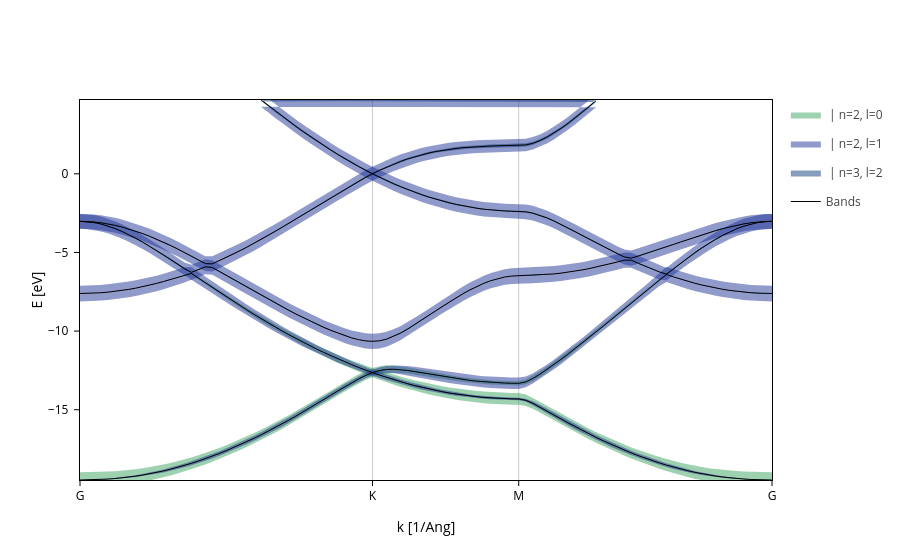

Notebook code cell kept with this figure:
### Markdown cell above
## Fatbands 

In fatbands, the width of each band represents the coefficient of a particular basis orbital for that band at that k-point. Usually, you draw multiple orbitals (or groups of orbitals), each in one colour. The **wider the band is for a given color, the more contribution of the orbital to the state** (bigger coefficient).

**Documentation in sisl**
https://sisl.readthedocs.io/en/v0.14.2/visualization/viz_module/showcase/FatbandsPlot.html

### Code cell
# Get the fatbands plot
fatbands = band_struct.plot.fatbands(Erange=[-20,5])
# Split the contributions by the n and l quantum numbers
fatbands.split_groups(on="n+l")

### Figure 1 — Plotly figure (JSON) as saved in the notebook; plotly's stock layout.template omitted (floating-point values rounded to 4 significant figures; data arrays with more than 128 entries replaced by an {"elided": "..."} marker saying what was removed)
{"data": [{"fill": "toself", "legendgroup": " | n=2, l=0", "line": {"color": "#3ca361", "width": 0}, "meta": {}, "mode": "lines", "name": " | n=2, l=0", "type": "scatter", "x": {"elided": "200 float values"}, "y": {"elided": "200 float values"}}, {"fill": "toself", "legendgroup": " | n=2, l=0", "line": {"color": "#3ca361", "width": 0}, "meta": {}, "mode": "lines", "name": " | n=2, l=0", "showlegend": false, "type": "scatter", "x": {"elided": "200 float values"}, "y": {"elided": "200 float values"}}, {"fill": "toself", "legendgroup": " | n=2, l=0", "line": {"color": "#3ca361", "width": 0}, "meta": {}, "mode": "lines", "name": " | n=2, l=0", "showlegend": false, "type": "scatter", "x": {"elided": "200 float values"}, "y": {"elided": "200 float values"}}, {"fill": "toself", "legendgroup": " | n=2, l=0", "line": {"color": "#3ca361", "width": 0}, "meta": {}, "mode": "lines", "name": " | n=2, l=0", "showlegend": false, "type": "scatter", "x": {"elided": "200 float values"}, "y": {"elided": "200 float values"}}, {"fill": "toself", "legendgroup": " | n=2, l=0", "line": {"color": "#3ca361", "width": 0}, "meta": {}, "mode": "lines", "name": " | n=2, l=0", "showlegend": false, "type": "scatter", "x": {"elided": "200 float values"}, "y": {"elided": "200 float values"}}, {"fill": "toself", "legendgroup": " | n=2, l=1", "line": {"color": "#233698", "width": 0}, "meta": {}, "mode": "lines", "name": " | n=2, l=1", "type": "scatter", "x": {"elided": "200 float values"}, "y": {"elided": "200 float values"}}, {"fill": "toself", "legendgroup": " | n=2, l=1", "line": {"color": "#233698", "width": 0}, "meta": {}, "mode": "lines", "name": " | n=2, l=1", "showlegend": false, "type": "scatter", "x": {"elided": "200 float values"}, "y": {"elided": "200 float values"}}, {"fill": "toself", "legendgroup": " | n=2, l=1", "line": {"color": "#233698", "width": 0}, "meta": {}, "mode": "lines", "name": " | n=2, l=1", "showlegend": false, "type": "scatter", "x": {"elided": "200 float values"}, "y": {"elided": "200 float values"}}, {"fill": "toself", "legendgroup": " | n=2, l=1", "line": {"color": "#233698", "width": 0}, "meta": {}, "mode": "lines", "name": " | n=2, l=1", "showlegend": false, "type": "scatter", "x": {"elided": "200 float values"}, "y": {"elided": "200 float values"}}, {"fill": "toself", "legendgroup": " | n=2, l=1", "line": {"color": "#233698", "width": 0}, "meta": {}, "mode": "lines", "name": " | n=2, l=1", "showlegend": false, "type": "scatter", "x": {"elided": "200 float values"}, "y": {"elided": "200 float values"}}, {"fill": "toself", "legendgroup": " | n=3, l=2", "line": {"color": "#0c3c7b", "width": 0}, "meta": {}, "mode": "lines", "name": " | n=3, l=2", "type": "scatter", "x": {"elided": "200 float values"}, "y": {"elided": "200 float values"}}, {"fill": "toself", "legendgroup": " | n=3, l=2", "line": {"color": "#0c3c7b", "width": 0}, "meta": {}, "mode": "lines", "name": " | n=3, l=2", "showlegend": false, "type": "scatter", "x": {"elided": "200 float values"}, "y": {"elided": "200 float values"}}, {"fill": "toself", "legendgroup": " | n=3, l=2", "line": {"color": "#0c3c7b", "width": 0}, "meta": {}, "mode": "lines", "name": " | n=3, l=2", "showlegend": false, "type": "scatter", "x": {"elided": "200 float values"}, "y": {"elided": "200 float values"}}, {"fill": "toself", "legendgroup": " | n=3, l=2", "line": {"color": "#0c3c7b", "width": 0}, "meta": {}, "mode": "lines", "name": " | n=3, l=2", "showlegend": false, "type": "scatter", "x": {"elided": "200 float values"}, "y": {"elided": "200 float values"}}, {"fill": "toself", "legendgroup": " | n=3, l=2", "line": {"color": "#0c3c7b", "width": 0}, "meta": {}, "mode": "lines", "name": " | n=3, l=2", "showlegend": false, "type": "scatter", "x": {"elided": "200 float values"}, "y": {"elided": "200 float values"}}, {"legendgroup": "Bands", "line": {"color": "black", "dash": "solid", "width": 1}, "meta": {}, "mode": "lines", "name": "Bands", "opacity": 1, "type": "scatter", "x": [0.0, 0.04055, 0.0811, 0.1216, 0.1622, 0.2027, 0.2433, 0.2838, 0.3244, 0.3649, 0.4055, 0.446, 0.4866, 0.5271, 0.5677, 0.6082, 0.6488, 0.6893, 0.7299, 0.7704, 0.811, 0.8515, 0.8921, 0.9326, 0.9732, 1.014, 1.054, 1.095, 1.135, 1.176, 1.216, 1.257, 1.298, 1.338, 1.379, 1.419, 1.46, 1.5, 1.541, 1.581, 1.622, 1.663, 1.703, 1.744, 1.784, 1.825, 1.865, 1.906, 1.946, 1.987, 2.027, 2.068, 2.109, 2.149, 2.19, 2.23, 2.271, 2.311, 2.352, 2.392, 2.433, 2.474, 2.514, 2.555, 2.596, 2.637, 2.678, 2.719, 2.759, 2.8, 2.841, 2.882, 2.923, 2.964, 3.005, 3.046, 3.087, 3.128, 3.169, 3.21, 3.251, 3.292, 3.333, 3.374, 3.415, 3.456, 3.497, 3.538, 3.579, 3.62, 3.661, 3.702, 3.743, 3.784, 3.825, 3.866, 3.907, 3.948, 3.989, 4.03], "y": [-19.47, -19.46, -19.45, -19.44, -19.41, -19.38, -19.33, -19.28, -19.22, -19.15, -19.08, -18.99, -18.89, -18.78, -18.67, -18.54, -18.41, -18.26, -18.11, -17.95, -17.78, -17.61, -17.42, -17.23, -17.03, -16.82, -16.6, -16.37, -16.14, -15.9, -15.66, -15.41, -15.15, -14.89, -14.62, -14.35, -14.08, -13.81, -13.55, -13.29, -13.04, -12.82, -12.64, -12.8, -12.94, -13.08, -13.22, -13.34, -13.46, -13.57, -13.67, -13.77, -13.85, -13.93, -14.01, -14.07, -14.13, -14.18, -14.22, -14.25, -14.28, -14.3, -14.31, -14.31, -14.4, -14.59, -14.83, -15.08, -15.33, -15.58, -15.83, -16.07, -16.31, -16.54, -16.76, -16.97, -17.18, -17.38, -17.57, -17.75, -17.92, -18.08, -18.24, -18.38, -18.52, -18.65, -18.77, -18.88, -18.98, -19.07, -19.15, -19.22, -19.28, -19.33, -19.37, -19.41, -19.44, -19.45, -19.46, -19.47]}, {"legendgroup": "Bands", "line": {"color": "black", "dash": "solid", "width": 1}, "meta": {}, "mode": "lines", "name": "Bands", "opacity": 1, "showlegend": false, "type": "scatter", "x": [0.0, 0.04055, 0.0811, 0.1216, 0.1622, 0.2027, 0.2433, 0.2838, 0.3244, 0.3649, 0.4055, 0.446, 0.4866, 0.5271, 0.5677, 0.6082, 0.6488, 0.6893, 0.7299, 0.7704, 0.811, 0.8515, 0.8921, 0.9326, 0.9732, 1.014, 1.054, 1.095, 1.135, 1.176, 1.216, 1.257, 1.298, 1.338, 1.379, 1.419, 1.46, 1.5, 1.541, 1.581, 1.622, 1.663, 1.703, 1.744, 1.784, 1.825, 1.865, 1.906, 1.946, 1.987, 2.027, 2.068, 2.109, 2.149, 2.19, 2.23, 2.271, 2.311, 2.352, 2.392, 2.433, 2.474, 2.514, 2.555, 2.596, 2.637, 2.678, 2.719, 2.759, 2.8, 2.841, 2.882, 2.923, 2.964, 3.005, 3.046, 3.087, 3.128, 3.169, 3.21, 3.251, 3.292, 3.333, 3.374, 3.415, 3.456, 3.497, 3.538, 3.579, 3.62, 3.661, 3.702, 3.743, 3.784, 3.825, 3.866, 3.907, 3.948, 3.989, 4.03], "y": [-7.611, -7.606, -7.59, -7.563, -7.526, -7.477, -7.419, -7.35, -7.27, -7.18, -7.079, -6.969, -6.848, -6.717, -6.575, -6.425, -6.334, -6.633, -6.931, -7.228, -7.523, -7.815, -8.103, -8.388, -8.667, -8.942, -9.212, -9.476, -9.734, -9.986, -10.23, -10.47, -10.7, -10.93, -11.15, -11.36, -11.56, -11.76, -11.95, -12.14, -12.31, -12.48, -12.64, -12.51, -12.44, -12.42, -12.45, -12.5, -12.57, -12.64, -12.72, -12.8, -12.88, -12.95, -13.02, -13.08, -13.14, -13.18, -13.23, -13.26, -13.29, -13.31, -13.32, -13.32, -13.23, -13.02, -12.75, -12.45, -12.13, -11.8, -11.46, -11.12, -10.77, -10.41, -10.05, -9.691, -9.324, -8.955, -8.584, -8.212, -7.841, -7.471, -7.104, -6.74, -6.401, -6.555, -6.698, -6.832, -6.955, -7.068, -7.171, -7.263, -7.344, -7.415, -7.475, -7.524, -7.562, -7.589, -7.606, -7.611]}, {"legendgroup": "Bands", "line": {"color": "black", "dash": "solid", "width": 1}, "meta": {}, "mode": "lines", "name": "Bands", "opacity": 1, "showlegend": false, "type": "scatter", "x": [0.0, 0.04055, 0.0811, 0.1216, 0.1622, 0.2027, 0.2433, 0.2838, 0.3244, 0.3649, 0.4055, 0.446, 0.4866, 0.5271, 0.5677, 0.6082, 0.6488, 0.6893, 0.7299, 0.7704, 0.811, 0.8515, 0.8921, 0.9326, 0.9732, 1.014, 1.054, 1.095, 1.135, 1.176, 1.216, 1.257, 1.298, 1.338, 1.379, 1.419, 1.46, 1.5, 1.541, 1.581, 1.622, 1.663, 1.703, 1.744, 1.784, 1.825, 1.865, 1.906, 1.946, 1.987, 2.027, 2.068, 2.109, 2.149, 2.19, 2.23, 2.271, 2.311, 2.352, 2.392, 2.433, 2.474, 2.514, 2.555, 2.596, 2.637, 2.678, 2.719, 2.759, 2.8, 2.841, 2.882, 2.923, 2.964, 3.005, 3.046, 3.087, 3.128, 3.169, 3.21, 3.251, 3.292, 3.333, 3.374, 3.415, 3.456, 3.497, 3.538, 3.579, 3.62, 3.661, 3.702, 3.743, 3.784, 3.825, 3.866, 3.907, 3.948, 3.989, 4.03], "y": [-3.023, -3.042, -3.098, -3.191, -3.317, -3.475, -3.659, -3.868, -4.097, -4.344, -4.605, -4.877, -5.158, -5.447, -5.74, -6.036, -6.264, -6.094, -5.915, -5.957, -6.207, -6.459, -6.712, -6.965, -7.218, -7.47, -7.719, -7.966, -8.21, -8.449, -8.684, -8.914, -9.137, -9.354, -9.563, -9.762, -9.952, -10.13, -10.29, -10.43, -10.54, -10.62, -10.65, -10.62, -10.52, -10.35, -10.13, -9.883, -9.61, -9.323, -9.03, -8.735, -8.443, -8.158, -7.883, -7.622, -7.379, -7.158, -6.961, -6.794, -6.66, -6.562, -6.502, -6.482, -6.477, -6.463, -6.44, -6.408, -6.367, -6.317, -6.257, -6.19, -6.113, -6.028, -5.936, -5.835, -5.726, -5.611, -5.489, -5.493, -5.692, -5.883, -6.065, -6.238, -6.381, -6.028, -5.684, -5.35, -5.028, -4.721, -4.43, -4.159, -3.91, -3.687, -3.491, -3.327, -3.195, -3.1, -3.042, -3.023]}, {"legendgroup": "Bands", "line": {"color": "black", "dash": "solid", "width": 1}, "meta": {}, "mode": "lines", "name": "Bands", "opacity": 1, "showlegend": false, "type": "scatter", "x": [0.0, 0.04055, 0.0811, 0.1216, 0.1622, 0.2027, 0.2433, 0.2838, 0.3244, 0.3649, 0.4055, 0.446, 0.4866, 0.5271, 0.5677, 0.6082, 0.6488, 0.6893, 0.7299, 0.7704, 0.811, 0.8515, 0.8921, 0.9326, 0.9732, 1.014, 1.054, 1.095, 1.135, 1.176, 1.216, 1.257, 1.298, 1.338, 1.379, 1.419, 1.46, 1.5, 1.541, 1.581, 1.622, 1.663, 1.703, 1.744, 1.784, 1.825, 1.865, 1.906, 1.946, 1.987, 2.027, 2.068, 2.109, 2.149, 2.19, 2.23, 2.271, 2.311, 2.352, 2.392, 2.433, 2.474, 2.514, 2.555, 2.596, 2.637, 2.678, 2.719, 2.759, 2.8, 2.841, 2.882, 2.923, 2.964, 3.005, 3.046, 3.087, 3.128, 3.169, 3.21, 3.251, 3.292, 3.333, 3.374, 3.415, 3.456, 3.497, 3.538, 3.579, 3.62, 3.661, 3.702, 3.743, 3.784, 3.825, 3.866, 3.907, 3.948, 3.989, 4.03], "y": [-3.022, -3.033, -3.063, -3.114, -3.183, -3.272, -3.379, -3.504, -3.645, -3.801, -3.972, -4.156, -4.351, -4.558, -4.774, -4.998, -5.23, -5.468, -5.711, -5.726, -5.529, -5.323, -5.108, -4.886, -4.656, -4.419, -4.175, -3.925, -3.669, -3.408, -3.143, -2.874, -2.602, -2.329, -2.055, -1.781, -1.51, -1.241, -0.9775, -0.7199, -0.47, -0.2296, -2.359e-06, -0.2187, -0.4273, -0.6259, -0.8143, -0.9924, -1.16, -1.317, -1.464, -1.6, -1.725, -1.84, -1.944, -2.037, -2.119, -2.191, -2.251, -2.3, -2.339, -2.366, -2.383, -2.388, -2.417, -2.501, -2.633, -2.802, -2.998, -3.213, -3.44, -3.675, -3.913, -4.151, -4.388, -4.621, -4.848, -5.07, -5.285, -5.36, -5.225, -5.086, -4.942, -4.794, -4.643, -4.49, -4.337, -4.184, -4.034, -3.887, -3.745, -3.61, -3.485, -3.371, -3.269, -3.183, -3.114, -3.064, -3.033, -3.022]}, {"legendgroup": "Bands", "line": {"color": "black", "dash": "solid", "width": 1}, "meta": {}, "mode": "lines", "name": "Bands", "opacity": 1, "showlegend": false, "type": "scatter", "x": [0.0, 0.04055, 0.0811, 0.1216, 0.1622, 0.2027, 0.2433, 0.2838, 0.3244, 0.3649, 0.4055, 0.446, 0.4866, 0.5271, 0.5677, 0.6082, 0.6488, 0.6893, 0.7299, 0.7704, 0.811, 0.8515, 0.8921, 0.9326, 0.9732, 1.014, 1.054, 1.095, 1.135, 1.176, 1.216, 1.257, 1.298, 1.338, 1.379, 1.419, 1.46, 1.5, 1.541, 1.581, 1.622, 1.663, 1.703, 1.744, 1.784, 1.825, 1.865, 1.906, 1.946, 1.987, 2.027, 2.068, 2.109, 2.149, 2.19, 2.23, 2.271, 2.311, 2.352, 2.392, 2.433, 2.474, 2.514, 2.555, 2.596, 2.637, 2.678, 2.719, 2.759, 2.8, 2.841, 2.882, 2.923, 2.964, 3.005, 3.046, 3.087, 3.128, 3.169, 3.21, 3.251, 3.292, 3.333, 3.374, 3.415, 3.456, 3.497, 3.538, 3.579, 3.62, 3.661, 3.702, 3.743, 3.784, 3.825, 3.866, 3.907, 3.948, 3.989, 4.03], "y": [NaN, NaN, NaN, NaN, NaN, NaN, NaN, NaN, NaN, NaN, NaN, NaN, NaN, NaN, NaN, NaN, NaN, NaN, NaN, NaN, NaN, NaN, NaN, NaN, NaN, NaN, 4.693, 4.345, 4.003, 3.667, 3.337, 3.014, 2.698, 2.389, 2.089, 1.796, 1.513, 1.238, 0.9714, 0.7143, 0.4666, 0.2285, 2.359e-06, 0.2172, 0.4206, 0.6093, 0.7824, 0.9395, 1.08, 1.205, 1.314, 1.408, 1.489, 1.557, 1.613, 1.66, 1.697, 1.727, 1.75, 1.768, 1.781, 1.789, 1.794, 1.796, 1.833, 1.939, 2.107, 2.327, 2.588, 2.883, 3.203, 3.544, 3.901, 4.271, 4.65, NaN, NaN, NaN, NaN, NaN, NaN, NaN, NaN, NaN, NaN, NaN, NaN, NaN, NaN, NaN, NaN, NaN, NaN, NaN, NaN, NaN, NaN, NaN, NaN, NaN]}], "layout": {"autosize": true, "scene": {"xaxis": {"range": [0, 4.03], "showgrid": true, "ticktext": ["G", "K", "M", "G"], "tickvals": [0.0, 1.703, 2.555, 4.03], "title": {"text": "k [1/Ang]"}}, "yaxis": {"range": [-19.47, 4.693], "title": {"text": "E [eV]"}}}, "xaxis": {"range": [0, 4.03], "showgrid": true, "ticktext": ["G", "K", "M", "G"], "tickvals": [0.0, 1.703, 2.555, 4.03], "title": {"text": "k [1/Ang]"}, "type": "linear"}, "yaxis": {"range": [-19.47, 4.693], "title": {"text": "E [eV]"}, "type": "linear"}}}
